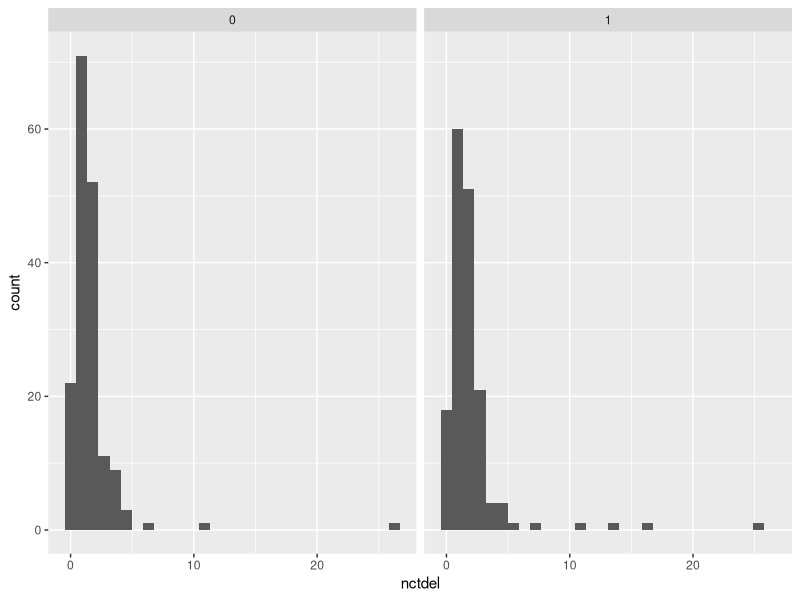

The R source for this figure:
## ---- chunk 1
knitr::opts_chunk$set(echo = TRUE)
library(ggplot2)

data <- read.table("kellydat.txt", header = TRUE)


ggplot(data = data) + geom_histogram(aes(x = nctdel)) +
  facet_wrap(~male)
